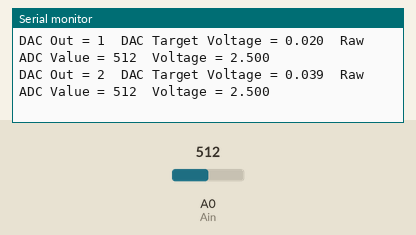
The sketch below on a simulated Arduino Uno, built with avr-gcc and run on an emulated ATmega328P. On the bench: the last lines printed to the serial monitor. Wiring (inferred from the names in the program): PCF8591 converter at I2C address 0x48. The test bench sets the inputs (shaded band); at power-on: A0 (Ain) = 512.

Above: at 1.8 s.
1.9 s: A0 (Ain) set to 716
At 2.5 s:
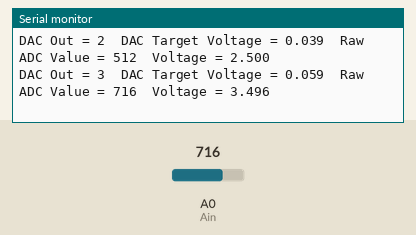
3.4 s: A0 (Ain) set to 900
At 4.0 s:
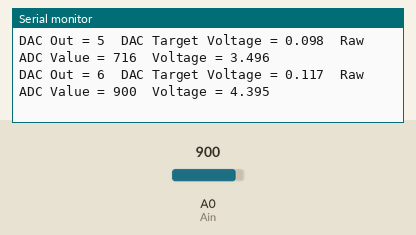
Timing chart, 0 to 6.4 s (numbered marks = the images above; inputs shaded):
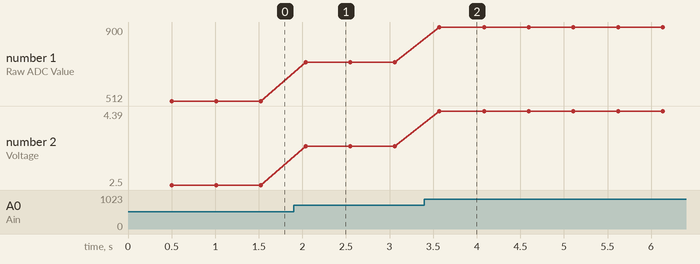

Measured:
- after the input at 1.9 s, the serial monitor: prints a new line after 0.14 s (image 1)
- after the input at 3.4 s, the serial monitor: prints a new line after 0.17 s (image 2)
- plotted number 1: 512 → 716 after the input at 1.9 s, 716 → 900 after the input at 3.4 s
- plotted number 2: 2.5 → 3.5 after the input at 1.9 s, 3.5 → 4.39 after the input at 3.4 s

The sketch:

_15_arduSerie_sketch_01.PCF8591_NoCalibration.ino
```cpp
// (licence header left out)
#include "Wire.h"

//Bit shift of the bus address as Arduino sends 7-bit addresses but the PCF8591 wants an 8-bit,
//so we must shift the byte over by one bit.
//  (>>1)   10010000 --->  0x90
//  [0]  --> \\\\\\\\  -->   [0]
//           01001000[]  ->   0x48 -> (pins 5,6,and 7 on GND on PCF8591P)
//Choose the correct addresses pinout of your PCF8591 connection;
//list of 8 options:

#define PCF8591 (0x90>> 1)             //hex 48; decimal 72; binary 1001[000] - I2C bus address
//#define PCF8591 (0x92>> 1)            //hex 49; decimal 73; binary 1001[001] - I2C bus address
//#define PCF8591 (0x94>> 1)            //hex 4A; decimal 74; binary 1001[010] - I2C bus address
//#define PCF8591 (0x96>> 1)            //hex 4B; decimal 75; binary 1001[011] - I2C bus address
//#define PCF8591 (0x98>> 1)            //hex 4C; decimal 76; binary 1001[100] - I2C bus address
//#define PCF8591 (0x9A>> 1)            //hex 4D; decimal 77; binary 1001[101] - I2C bus address
//#define PCF8591 (0x9C>> 1)            //hex 4E; decimal 78; binary 1001[110] - I2C bus address
//#define PCF8591 (0x9F>> 1)            //hex 4F; decimal 79; binary 1001[111] - I2C bus address


int Ain = 0;

int RawValue0 = 0;
int DACout = 0;
float DACoutVolt = 0.0;
float Voltage = 0.0;

void setup()
{
  Wire.begin();
  Serial.begin(9600);
}
void loop()
{
  for (int i = 0; i < 256; i++)
  {
    Wire.beginTransmission(PCF8591);        // Prepare analogue output
    Wire.write(0x40);                       // sets the PCF8591 into a DAC mode
    Wire.write(i);                          // sets the output
    Wire.endTransmission();

    delay(500);

    DACout = i;
    RawValue0 = analogRead(Ain);            // Obtain the corresponding analog number
    Voltage = (RawValue0 * 5.0 ) / 1024.0;  // Convert to voltage Arduino's 10-bit resolution - Vref: 5v
    DACoutVolt = (DACout * 5.0) / 256.0;    // Convert to voltage PCF8591P's 8-bit resolution
    Serial.print("DAC Out = ");
    Serial.print(DACout);                   // Set mumber for PCF8591P output (counting 0-255)
    Serial.print("\tDAC Target Voltage = ");
    Serial.print(DACoutVolt, 3);            // Set calculated theoretical voltage
    Serial.print("\tRaw ADC Value = ");
    Serial.print(RawValue0);                // Received Arduino raw number
    Serial.print("\tVoltage = ");
    Serial.println(Voltage, 3);             // Calculated PCF8591P chip output voltage
    //Output sample:
    //..
    //DAC Out = 59   DAC Target Voltage = 1.152  Raw ADC Value = 227  Voltage = 1.108 -->  Diff: 48 mv
    //...
    //DAC Out = 255  DAC Target Voltage = 4.980  Raw ADC Value = 1004  Voltage = 4.902 --> Diff: 78 mv

  }
}
```
